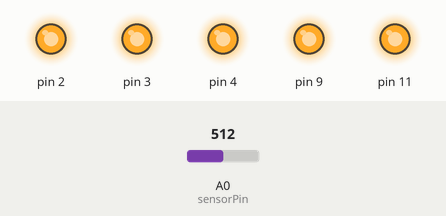
The sketch below on a simulated Arduino Uno, built with avr-gcc and run on an emulated ATmega328P. Shown: output pins drawn as LEDs (lit = HIGH). The test bench sets the inputs (shaded band); at power-on: A0 (sensorPin) = 512.

Above: at 1.2 s.
1.3 s: A0 (sensorPin) set to 29
2.8 s: A0 (sensorPin) set to 27
At 4.0 s:
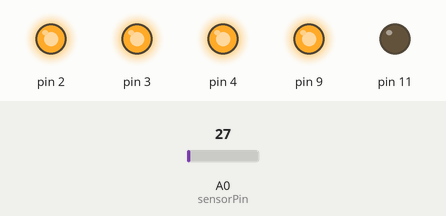
4.3 s: A0 (sensorPin) set to 10
At 4.9 s:
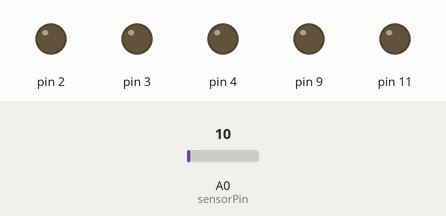
5.8 s: A0 (sensorPin) set to 30
At 6.4 s:
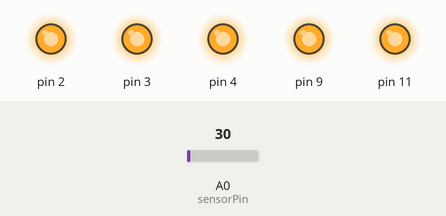
7.3 s: A0 (sensorPin) set to 5
At 8.4 s:
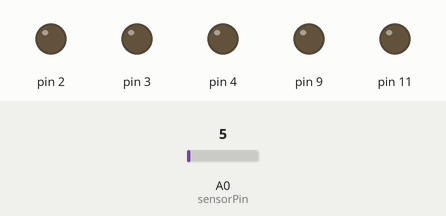
Timing chart, 0 to 9.8 s (numbered marks = the images above; inputs shaded):
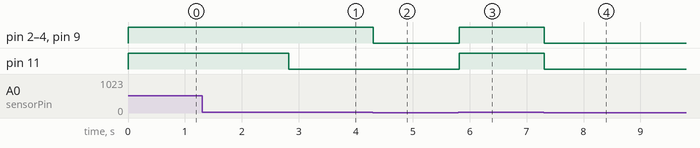

Measured:
- the behaviour switches between 28 and 27 on A0 (sensorPin) (found by bisection; images 0 and 1)
- after the input at 1.3 s, every drawn part: stays the same
- after the input at 2.8 s, pin 11: HIGH → LOW at once
- after the input at 4.3 s, pin 2–4, pin 9: HIGH → LOW at once
- after the input at 5.8 s, pin 2–4, pin 9, pin 11: LOW → HIGH at once
- after the input at 7.3 s, pin 2–4, pin 9, pin 11: HIGH → LOW at once

The sketch:

AnalogInputLEDOutLevel.ino
```cpp
/*
  Measure a photodiode on analog pin 0. Light up 0-5 LEDs based on input level.
 */

int sensorPin = A0;    // select the input pin for the potentiometer
int sensorValue = 0;  // variable to store the value coming from the sensor

void setup() {
  // declare the ledPin as an OUTPUT:
  pinMode(2, OUTPUT);
  pinMode(3, OUTPUT);
  pinMode(4, OUTPUT);
  pinMode(9, OUTPUT);
  pinMode(11, OUTPUT);
}

void loop() {
  // read the value from the sensor:
  sensorValue = analogRead(sensorPin);
  // turn the ledPin on
  if(sensorValue > 10){
    digitalWrite(2, HIGH);
  }else{
    digitalWrite(2, LOW);
  }
  if(sensorValue > 15){
    digitalWrite(3, HIGH);
  }else{
    digitalWrite(3, LOW);
  }
  if(sensorValue > 20){
    digitalWrite(4, HIGH);
  }else{
    digitalWrite(4, LOW);
  }
  if(sensorValue > 25){
    digitalWrite(9, HIGH);
  }else{
    digitalWrite(9, LOW);
  }
  if(sensorValue > 27){
    digitalWrite(11, HIGH);
  }else{
    digitalWrite(11, LOW);
  }
  delay(20);
}
```
